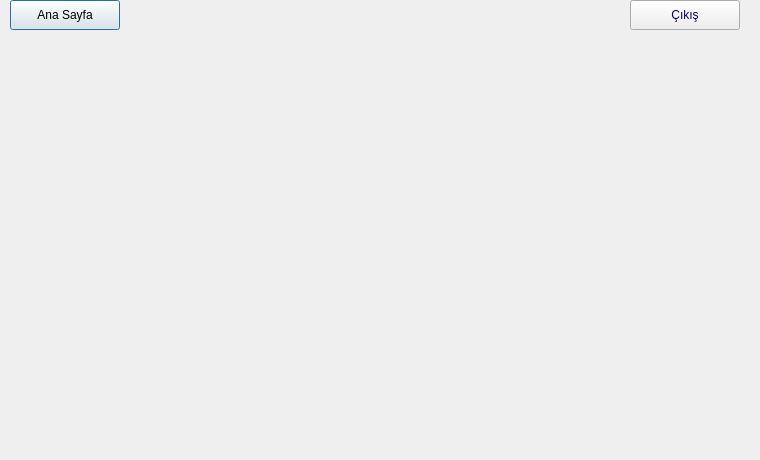
<?xml version="1.0" encoding="UTF-8"?>
<ui version="4.0">
 <class>walkingwindow</class>
 <widget class="QDialog" name="walkingwindow">
  <property name="windowModality">
   <enum>Qt::ApplicationModal</enum>
  </property>
  <property name="geometry">
   <rect>
    <x>0</x>
    <y>0</y>
    <width>760</width>
    <height>460</height>
   </rect>
  </property>
  <property name="windowTitle">
   <string>Bilek Partner</string>
  </property>
  <widget class="QPushButton" name="main">
   <property name="geometry">
    <rect>
     <x>10</x>
     <y>0</y>
     <width>110</width>
     <height>30</height>
    </rect>
   </property>
   <property name="styleSheet">
    <string notr="true">color:black</string>
   </property>
   <property name="text">
    <string>Ana Sayfa</string>
   </property>
   <property name="autoDefault">
    <bool>true</bool>
   </property>
   <property name="default">
    <bool>false</bool>
   </property>
   <property name="flat">
    <bool>false</bool>
   </property>
  </widget>
  <widget class="QPushButton" name="exit">
   <property name="geometry">
    <rect>
     <x>630</x>
     <y>0</y>
     <width>110</width>
     <height>30</height>
    </rect>
   </property>
   <property name="styleSheet">
    <string notr="true">color:navy</string>
   </property>
   <property name="text">
    <string>Çıkış</string>
   </property>
   <property name="autoDefault">
    <bool>true</bool>
   </property>
  </widget>
  <widget class="QCustomPlot" name="plot" native="true">
   <property name="geometry">
    <rect>
     <x>9</x>
     <y>39</y>
     <width>731</width>
     <height>381</height>
    </rect>
   </property>
  </widget>
 </widget>
 <customwidgets>
  <customwidget>
   <class>QCustomPlot</class>
   <extends>QWidget</extends>
   <header>qcustomplot.h</header>
   <container>1</container>
  </customwidget>
 </customwidgets>
 <resources/>
 <connections/>
</ui>
